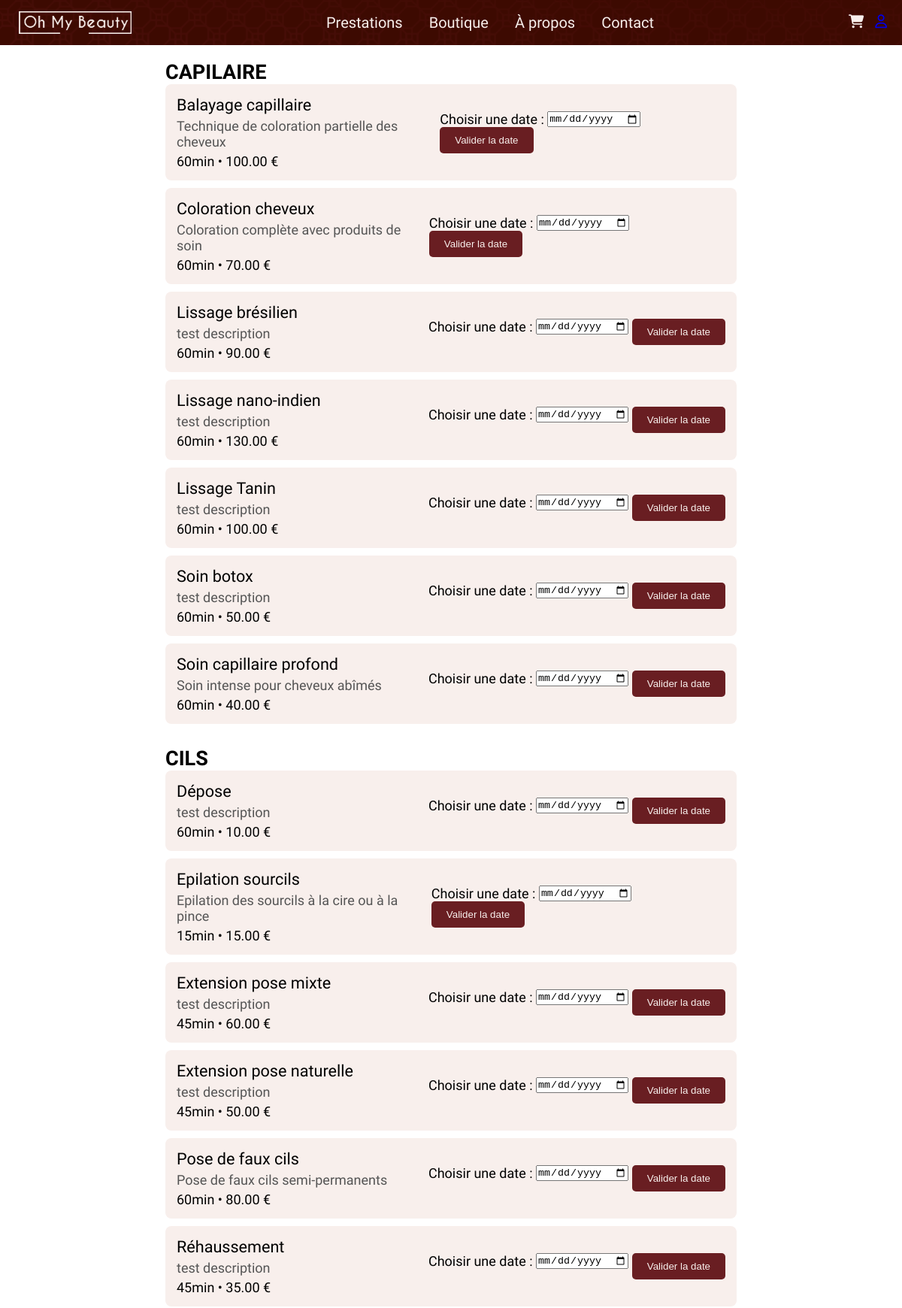
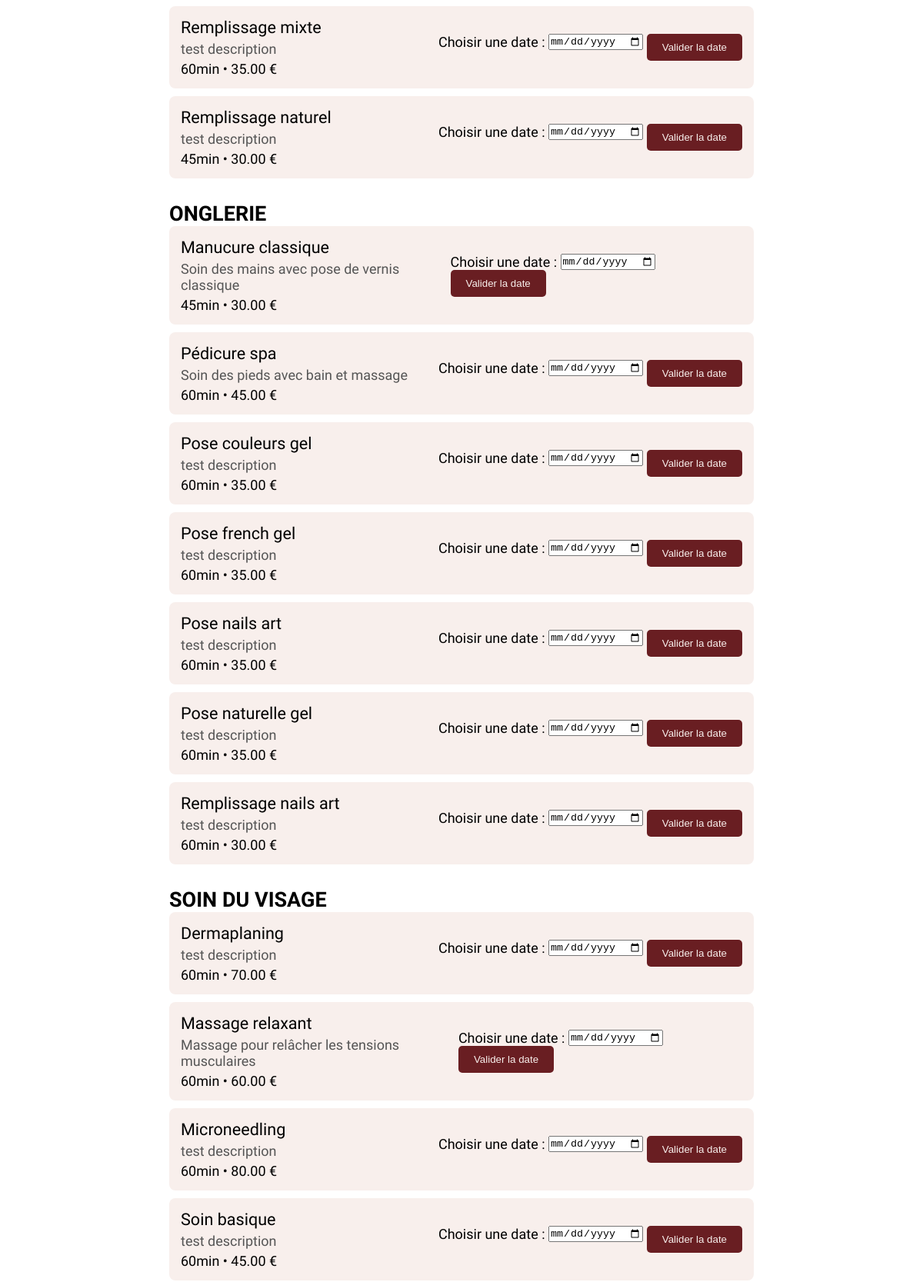
Page /index.php?action=prestations (upper part) on the committed database (2 pictures, top to bottom).
### tables this page shows
CREATE TABLE IF NOT EXISTS `prestation` (
  `id_prestation` int NOT NULL AUTO_INCREMENT,
  `designation` varchar(50) NOT NULL,
  `prix` decimal(15,2) NOT NULL,
  `duree` varchar(50) NOT NULL DEFAULT '40min',
  `id_categorie` int NOT NULL,
  `description` varchar(500) DEFAULT NULL,
  PRIMARY KEY (`id_prestation`),
  KEY `id_categorie` (`id_categorie`),
  CONSTRAINT `prestation_ibfk_1` FOREIGN KEY (`id_categorie`) REFERENCES `categorie` (`id_categorie`)
);

### controller/AccueilController.php (called while the page is built, shortened)
<?php
class AccueilController {
    public function afficherPrestations() {
        require 'view/vuePrestations.php';
    }
}

### app/Connect.php (called while the page is built, shortened)
<?php
abstract class Connect {
    public static function seConnecter(){
        try {
            return new \PDO(
                "mysql:host=".self::HOST.";dbname=".self::DB.";charset=utf8", self::USER, self::PASS);
        } catch (\PDOException $ex) {
            return $ex->getMessage();
        }
    }
}

### model/managers/PrestationManager.php (called while the page is built, shortened)
<?php
class PrestationManager {
    private $db;
    public function __construct() {
        $this->db = Connect::seConnecter();
    }
    public function obtenirToutesCategoriesAvecPrestations() {
        $requete = "
            SELECT c.id_categorie, c.designation AS categorie_designation, p.id_prestation, p.designation, p.description, p.duree, p.prix
            FROM categorie c
            LEFT JOIN prestation p ON c.id_categorie = p.id_categorie
            ORDER BY c.designation, p.designation
        ";
        $resultat = $this->db->query($requete);
        $categories = [];
        while ($row = $resultat->fetch()) {
            $categories[$row['categorie_designation']][] = [
                'id_prestation' => $row['id_prestation'],
                'designation' => $row['designation'],
                'description' => $row['description'],
                'duree' => $row['duree'],
                'prix' => $row['prix']
            ];
        }
        return $categories;
    }
}

### view/vuePrestations.php (the view, shortened to what this page needs)
<?php
$prestationManager = new PrestationManager();
$categoriesAvecPrestations = $prestationManager->obtenirToutesCategoriesAvecPrestations();
?>
<section class="prestations-container">
    <?php foreach ($categoriesAvecPrestations as $categorieNom => $prestations) { ?>
        <div class="categorie">
            <h2><?= $categorieNom; ?></h2>
            <div class="liste-prestations">
                <?php foreach ($prestations as $prestation) { ?>
                    <div class="prestation">
                        <div class="details-prestation">
                            <h3><?= $prestation["designation"]; ?></h3>
                            <p><?= $prestation["description"]; ?></p>
                            <span><?= $prestation["duree"]; ?> • <?= $prestation["prix"]; ?> €</span>
                        </div>
                        <div class="actions-prestation">
                            <form method="post" action="index.php?action=choisirCreneau">
                                <label for="datePrestation">Choisir une date :</label>
                                <input type="date" name="datePrestation" required min="<?= date('Y-m-d'); ?>">
                                <button type="submit">Valider la date</button>
                            </form>
                        </div>
                    </div>
                <?php } ?>
            </div>
        </div>
    <?php } ?>
</section>
<?php
require "template.php";

### public/css/style.css (style rules this page uses)
:root { --bordeau : #691E22; --or : #D9912B; --crimson : #3D0A01; --bcasse : #FAE3D3; --blanc : #F8EFEC; --rufina : "Rufina", serif;; --oxygen : "Oxygen", sans-serif; }
* { margin: 0; padding: 0; vertical-align: top; box-sizing: border-box; }
html { font-size: 18px; height: 100%; }
.prestations-container { font-family: var(--oxygen); max-width: 800px; margin: 0 auto; padding: 20px; }
.categorie { margin-bottom: 30px; }
.prestation { font-weight: 300; display: flex; justify-content: space-between; align-items: center; padding: 15px; background-color: var(--blanc); border-radius: 8px; margin-bottom: 10px; }
.details-prestation h3 { margin: 0; font-size: 1.2em; font-weight: 400; }
.details-prestation p { margin: 5px 0; color: #555; }
.actions-prestation button { background-color: var(--bordeau); color: var(--blanc); border: none; padding: 10px 20px; border-radius: 5px; cursor: pointer; }

### rows in the picture
prestation: designation "Balayage capillaire", description "Technique de coloration partielle des cheveux", duree "60min", prix "100.00"
prestation: designation "Coloration cheveux", description "Coloration complète avec produits de soin", duree "60min", prix "70.00"
prestation: designation "Lissage brésilien", description "test description", duree "60min", prix "90.00"
prestation: designation "Lissage nano-indien", description "test description", duree "60min", prix "130.00"
prestation: designation "Lissage Tanin", description "test description", duree "60min", prix "100.00"
prestation: designation "Soin botox", description "test description", duree "60min", prix "50.00"
prestation: designation "Soin capillaire profond", description "Soin intense pour cheveux abîmés", duree "60min", prix "40.00"
prestation: designation "Dépose", description "test description", duree "60min", prix "10.00"
prestation: designation "Epilation sourcils", description "Epilation des sourcils à la cire ou à la pince", duree "15min", prix "15.00"
prestation: designation "Extension pose mixte", description "test description", duree "45min", prix "60.00"
prestation: designation "Extension pose naturelle", description "test description", duree "45min", prix "50.00"
prestation: designation "Pose de faux cils", description "Pose de faux cils semi-permanents", duree "60min", prix "80.00"
prestation: designation "Réhaussement", description "test description", duree "45min", prix "35.00"
prestation: designation "Remplissage mixte", description "test description", duree "60min", prix "35.00"
prestation: designation "Remplissage naturel", description "test description", duree "45min", prix "30.00"
prestation: designation "Manucure classique", description "Soin des mains avec pose de vernis classique", duree "45min", prix "30.00"
prestation: designation "Pédicure spa", description "Soin des pieds avec bain et massage", duree "60min", prix "45.00"
prestation: designation "Pose couleurs gel", description "test description", duree "60min", prix "35.00"
prestation: designation "Pose french gel", description "test description", duree "60min", prix "35.00"
prestation: designation "Pose nails art", description "test description", duree "60min", prix "35.00"
prestation: designation "Pose naturelle gel", description "test description", duree "60min", prix "35.00"
prestation: designation "Remplissage nails art", description "test description", duree "60min", prix "30.00"
prestation: designation "Dermaplaning", description "test description", duree "60min", prix "70.00"
prestation: designation "Massage relaxant", description "Massage pour relâcher les tensions musculaires", duree "60min", prix "60.00"
prestation: designation "Microneedling", description "test description", duree "60min", prix "80.00"
prestation: designation "Soin basique", description "test description", duree "60min", prix "45.00"

### other values in the picture
$categorieNom "CAPILAIRE"
$categorieNom "CILS"
$categorieNom "ONGLERIE"
$categorieNom "SOIN DU VISAGE"
